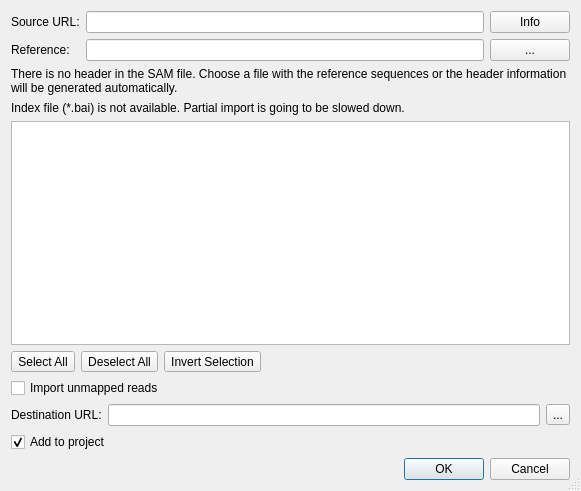
<?xml version="1.0" encoding="UTF-8"?>
<ui version="4.0">
 <class>ConvertToSQLiteDialog</class>
 <widget class="QDialog" name="ConvertToSQLiteDialog">
  <property name="geometry">
   <rect>
    <x>0</x>
    <y>0</y>
    <width>581</width>
    <height>491</height>
   </rect>
  </property>
  <property name="sizePolicy">
   <sizepolicy hsizetype="Preferred" vsizetype="Preferred">
    <horstretch>0</horstretch>
    <verstretch>0</verstretch>
   </sizepolicy>
  </property>
  <property name="windowTitle">
   <string>Import BAM File</string>
  </property>
  <property name="sizeGripEnabled">
   <bool>true</bool>
  </property>
  <layout class="QVBoxLayout" name="dialogLayout">
   <property name="sizeConstraint">
    <enum>QLayout::SetDefaultConstraint</enum>
   </property>
   <item>
    <layout class="QGridLayout" name="gridLayout_3">
     <property name="sizeConstraint">
      <enum>QLayout::SetFixedSize</enum>
     </property>
     <item row="1" column="0">
      <widget class="QLabel" name="refUrlLabel">
       <property name="text">
        <string>Reference:</string>
       </property>
      </widget>
     </item>
     <item row="0" column="1">
      <widget class="QLineEdit" name="sourceUrlView">
       <property name="readOnly">
        <bool>true</bool>
       </property>
      </widget>
     </item>
     <item row="1" column="1">
      <widget class="QLineEdit" name="refUrlEdit">
       <property name="readOnly">
        <bool>true</bool>
       </property>
      </widget>
     </item>
     <item row="0" column="0">
      <widget class="QLabel" name="sourceUrlLabel">
       <property name="text">
        <string>Source URL:</string>
       </property>
      </widget>
     </item>
     <item row="0" column="2">
      <widget class="QPushButton" name="bamInfoButton">
       <property name="text">
        <string>Info</string>
       </property>
      </widget>
     </item>
     <item row="1" column="2">
      <widget class="QPushButton" name="refUrlButton">
       <property name="text">
        <string>...</string>
       </property>
      </widget>
     </item>
    </layout>
   </item>
   <item>
    <widget class="QLabel" name="referenceWarningLabel">
     <property name="sizePolicy">
      <sizepolicy hsizetype="Preferred" vsizetype="Maximum">
       <horstretch>0</horstretch>
       <verstretch>0</verstretch>
      </sizepolicy>
     </property>
     <property name="text">
      <string>There is no header in the SAM file. Сhoose a file with the reference sequences or the header information will be generated automatically.</string>
     </property>
     <property name="wordWrap">
      <bool>true</bool>
     </property>
    </widget>
   </item>
   <item>
    <widget class="QLabel" name="indexNotAvailableLabel">
     <property name="text">
      <string>Index file (*.bai) is not available. Partial import is going to be slowed down.</string>
     </property>
    </widget>
   </item>
   <item>
    <widget class="QTableWidget" name="tableWidget">
     <property name="selectionMode">
      <enum>QAbstractItemView::NoSelection</enum>
     </property>
     <property name="selectionBehavior">
      <enum>QAbstractItemView::SelectRows</enum>
     </property>
     <property name="columnCount">
      <number>0</number>
     </property>
    </widget>
   </item>
   <item>
    <widget class="QWidget" name="selectionButtons" native="true">
     <layout class="QHBoxLayout" name="horizontalLayout_3">
      <property name="sizeConstraint">
       <enum>QLayout::SetFixedSize</enum>
      </property>
      <property name="leftMargin">
       <number>0</number>
      </property>
      <property name="topMargin">
       <number>0</number>
      </property>
      <property name="rightMargin">
       <number>0</number>
      </property>
      <property name="bottomMargin">
       <number>0</number>
      </property>
      <item>
       <widget class="QToolButton" name="selectAllToolButton">
        <property name="text">
         <string>Select All</string>
        </property>
       </widget>
      </item>
      <item>
       <widget class="QToolButton" name="selectNoneToolButton">
        <property name="text">
         <string>Deselect All</string>
        </property>
       </widget>
      </item>
      <item>
       <widget class="QToolButton" name="inverseSelectionToolButton">
        <property name="text">
         <string>Invert Selection</string>
        </property>
       </widget>
      </item>
      <item>
       <spacer name="horizontalSpacer_3">
        <property name="orientation">
         <enum>Qt::Horizontal</enum>
        </property>
        <property name="sizeHint" stdset="0">
         <size>
          <width>250</width>
          <height>20</height>
         </size>
        </property>
       </spacer>
      </item>
     </layout>
    </widget>
   </item>
   <item>
    <widget class="QCheckBox" name="importUnmappedBox">
     <property name="text">
      <string>Import unmapped reads</string>
     </property>
    </widget>
   </item>
   <item>
    <layout class="QGridLayout" name="gridLayout">
     <property name="sizeConstraint">
      <enum>QLayout::SetFixedSize</enum>
     </property>
     <item row="1" column="0">
      <widget class="QLabel" name="label_2">
       <property name="text">
        <string>Destination URL:</string>
       </property>
      </widget>
     </item>
     <item row="1" column="1">
      <widget class="QLineEdit" name="destinationUrlEdit"/>
     </item>
     <item row="1" column="2">
      <widget class="QToolButton" name="destinationUrlButton">
       <property name="text">
        <string>...</string>
       </property>
      </widget>
     </item>
    </layout>
   </item>
   <item>
    <layout class="QHBoxLayout" name="horizontalLayout">
     <property name="sizeConstraint">
      <enum>QLayout::SetFixedSize</enum>
     </property>
     <item>
      <widget class="QCheckBox" name="addToProjectBox">
       <property name="text">
        <string>Add to project</string>
       </property>
       <property name="checked">
        <bool>true</bool>
       </property>
      </widget>
     </item>
    </layout>
   </item>
   <item>
    <widget class="QDialogButtonBox" name="buttonBox">
     <property name="standardButtons">
      <set>QDialogButtonBox::Cancel|QDialogButtonBox::Ok</set>
     </property>
    </widget>
   </item>
  </layout>
 </widget>
 <resources/>
 <connections>
  <connection>
   <sender>buttonBox</sender>
   <signal>accepted()</signal>
   <receiver>ConvertToSQLiteDialog</receiver>
   <slot>accept()</slot>
   <hints>
    <hint type="sourcelabel">
     <x>250</x>
     <y>308</y>
    </hint>
    <hint type="destinationlabel">
     <x>250</x>
     <y>164</y>
    </hint>
   </hints>
  </connection>
  <connection>
   <sender>buttonBox</sender>
   <signal>rejected()</signal>
   <receiver>ConvertToSQLiteDialog</receiver>
   <slot>reject()</slot>
   <hints>
    <hint type="sourcelabel">
     <x>250</x>
     <y>308</y>
    </hint>
    <hint type="destinationlabel">
     <x>250</x>
     <y>164</y>
    </hint>
   </hints>
  </connection>
 </connections>
</ui>
